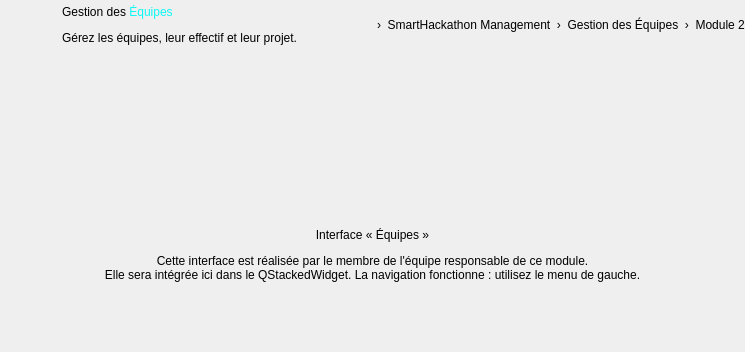
<widget class="QWidget" name="pageEquipes"><layout class="QVBoxLayout" name="layoutPageEquipes"><property name="leftMargin"><number>0</number></property><property name="topMargin"><number>0</number></property><property name="rightMargin"><number>0</number></property><property name="bottomMargin"><number>0</number></property><property name="spacing"><number>12</number></property><item><layout class="QHBoxLayout" name="layoutTitleEquipes"><property name="spacing"><number>12</number></property><item><widget class="QLabel" name="labelTitleIconEquipes"><property name="pixmap"><pixmap resource="resources.qrc">:/icons/ti_grid.png</pixmap></property><property name="scaledContents"><bool>true</bool></property><property name="minimumSize"><size><width>50</width><height>50</height></size></property><property name="maximumSize"><size><width>50</width><height>50</height></size></property></widget></item><item><layout class="QVBoxLayout" name="layoutTitleTxtEquipes"><property name="spacing"><number>0</number></property><item><widget class="QLabel" name="labelTitleEquipes"><property name="text"><string>Gestion des &lt;span style=&quot;color:#0BF8F6;&quot;&gt;Équipes&lt;/span&gt;</string></property><property name="textFormat"><enum>Qt::RichText</enum></property><property name="pageTitle" stdset="0"><bool>true</bool></property></widget></item><item><widget class="QLabel" name="labelSubtitleEquipes"><property name="text"><string>Gérez les équipes, leur effectif et leur projet.</string></property><property name="pageSub" stdset="0"><bool>true</bool></property></widget></item></layout></item><item><spacer name="spTitleEquipes"><property name="orientation"><enum>Qt::Horizontal</enum></property><property name="sizeHint" stdset="0"><size><width>40</width><height>10</height></size></property></spacer></item><item><widget class="QLabel" name="labelHomeIconEquipes"><property name="pixmap"><pixmap resource="resources.qrc">:/icons/home_c.png</pixmap></property><property name="scaledContents"><bool>true</bool></property><property name="minimumSize"><size><width>16</width><height>16</height></size></property><property name="maximumSize"><size><width>16</width><height>16</height></size></property></widget></item><item><widget class="QLabel" name="labelBreadcrumbEquipes"><property name="text"><string>›  SmartHackathon Management  ›  Gestion des Équipes  ›  Module 2</string></property><property name="pageSub" stdset="0"><bool>true</bool></property></widget></item></layout></item><item><widget class="QFrame" name="framePlaceholderEquipes"><property name="card" stdset="0"><bool>true</bool></property><layout class="QVBoxLayout" name="layoutPhEquipes"><property name="leftMargin"><number>30</number></property><property name="topMargin"><number>30</number></property><property name="rightMargin"><number>30</number></property><property name="bottomMargin"><number>30</number></property><property name="spacing"><number>12</number></property><item><spacer name="spPhTEquipes"><property name="orientation"><enum>Qt::Vertical</enum></property><property name="sizeHint" stdset="0"><size><width>20</width><height>40</height></size></property></spacer></item><item alignment="Qt::AlignHCenter"><widget class="QLabel" name="labelPhIconEquipes"><property name="pixmap"><pixmap resource="resources.qrc">:/icons/ti_grid.png</pixmap></property><property name="scaledContents"><bool>true</bool></property><property name="minimumSize"><size><width>84</width><height>84</height></size></property><property name="maximumSize"><size><width>84</width><height>84</height></size></property></widget></item><item><widget class="QLabel" name="labelPhTitleEquipes"><property name="text"><string>Interface « Équipes »</string></property><property name="phTitle" stdset="0"><bool>true</bool></property><property name="alignment"><set>Qt::AlignCenter</set></property></widget></item><item><widget class="QLabel" name="labelPhTextEquipes"><property name="text"><string>Cette interface est réalisée par le membre de l'équipe responsable de ce module.
Elle sera intégrée ici dans le QStackedWidget. La navigation fonctionne : utilisez le menu de gauche.</string></property><property name="phText" stdset="0"><bool>true</bool></property><property name="alignment"><set>Qt::AlignCenter</set></property></widget></item><item><spacer name="spPhBEquipes"><property name="orientation"><enum>Qt::Vertical</enum></property><property name="sizeHint" stdset="0"><size><width>20</width><height>40</height></size></property></spacer></item></layout></widget></item></layout></widget>
